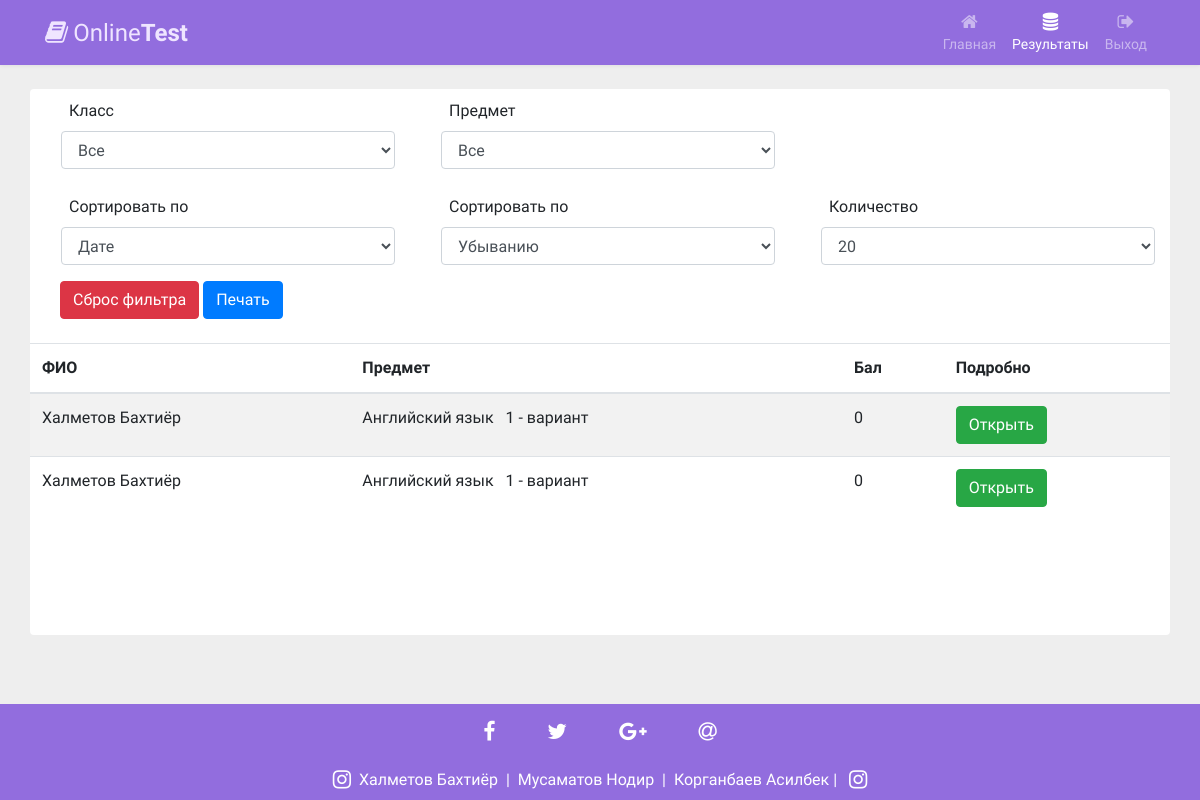
Page /results (signed in) on the earlier database version.
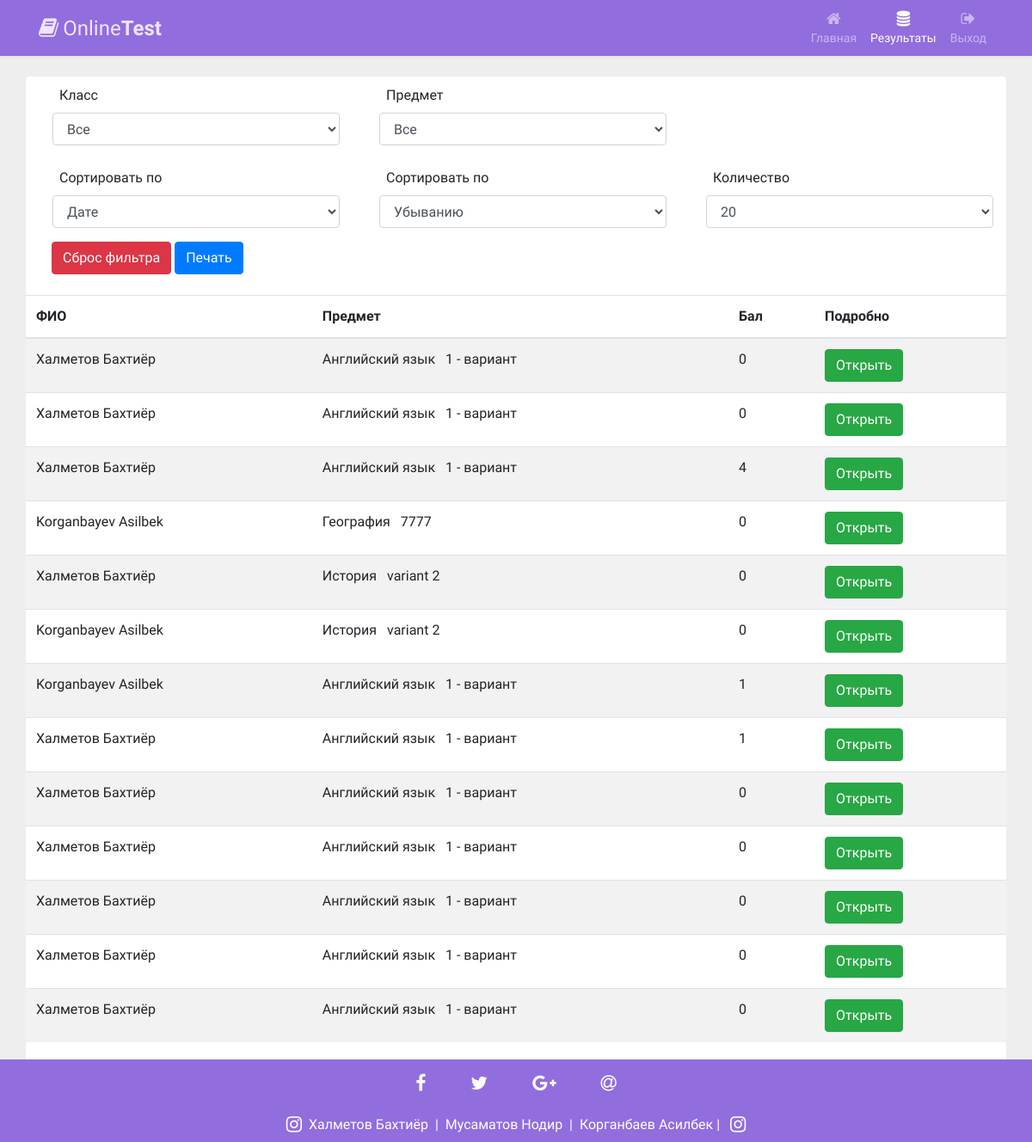
Same page on the later database version.
### main/models.py (models this page shows, shortened)
class UserTestItem(models.Model):
    title = models.CharField(max_length=200, blank=True)
    test = models.ForeignKey(Test, on_delete=models.CASCADE, default="")
    user = models.ForeignKey(User, on_delete=models.CASCADE, default="")
    start_date = models.DateTimeField()
    stop_date = models.DateTimeField()
    ball = models.IntegerField(default=0)
    count_question = models.IntegerField(default=0)
    true_question = models.IntegerField(default=0)

class User(models.Model):
    first_name = models.CharField(max_length=300)
    last_name = models.CharField(max_length=300)
    clas = models.ForeignKey(Class, on_delete=models.CASCADE)
    ball = models.IntegerField(default=0)
    rating = models.IntegerField(default=0)
    def __str__(self):
        return f'{self.last_name} {self.first_name}'

class Test(models.Model):
    title = models.CharField(max_length=300, blank=True, default="")
    subject = models.ForeignKey(Subject, on_delete=models.CASCADE)
    clas = models.ForeignKey(Class, on_delete=models.CASCADE)
    start_time = models.DateTimeField()
    stop_time = models.DateTimeField()
    limit = models.IntegerField(default=40)
    description = models.TextField()

class Subject(models.Model):
    title = models.CharField(max_length=300)
    logo = models.ImageField(upload_to='upload', blank=True)
    status = models.IntegerField(default=0, blank=True)
    rating = models.IntegerField(default=0, blank=True)

### main/views.py (the view, shortened to what this page needs)
# urls.py: path('results', resultsHandler),
def resultsHandler(request):
    action = request.GET.get('action', '')
    sort_dr = request.GET.get('sort_dr', 'desc')
    sort_key = request.GET.get('sort_key', 'id')
    class_id = int(request.GET.get('class_id', 0))
    subject_id = int(request.GET.get('subject_id', 0))
    test_list_id = int(request.GET.get('test_list_id', 0))
    total = 0
    orderby_values = {
        'date': 'id',
        'last_name': 'user__last_name',
        'ball': 'ball',
        'subject': 'test__subject__title'
    }
    orderby_value = orderby_values.get(sort_key, 'id')
    if sort_dr == 'desc':
        orderby_value = '-' + orderby_value
    limit = int(request.GET.get('limit', 20))
    current_page = int(request.GET.get('page', 1))
    stop = current_page * limit
    start = stop - limit
    classes = []
    subjects = []
    test_list = []
    if not request.user.is_authenticated:
        tests = []
        current_user = request.session.get('user_id', None)
        if current_user:
            current_user = User.objects.get(id=int(current_user))
            if current_user:
                classes = Class.objects.filter(id=current_user.clas.id)
                all_tests = UserTestItem.objects.filter(user__id=int(current_user.id))
                user_subjects = []
                user_tests_list = []
                for at in all_tests:
                    if at.test.subject.id not in user_subjects:
                        user_subjects.append(at.test.subject.id)
                    if at.test.id not in user_tests_list:
                        if subject_id:
                            if at.test.subject.id == subject_id:
                                user_tests_list.append(at.test.id)
                        else:
                            user_tests_list.append(at.test.id)
                if user_subjects:
                    subjects = Subject.objects.filter(id__in=user_subjects)
                if user_tests_list:
                    test_list = Test.objects.filter(id__in=user_tests_list)
                tests = []
                if test_list_id:
                    tests = UserTestItem.objects.filter(user__id=int(current_user.id)).filter(test__id=test_list_id).order_by(orderby_value)[start:stop]
                    total = UserTestItem.objects.filter(user__id=int(current_user.id)).filter(test__id=test_list_id).order_by(orderby_value).count()
                else:
                    if subject_id:
                        tests = UserTestItem.objects.filter(user__id=int(current_user.id)).filter(test__subject__id=subject_id).order_by(orderby_value)[start:stop]
                        total = UserTestItem.objects.filter(user__id=int(current_user.id)).filter(test__subject__id=subject_id).order_by(orderby_value).count()
                    else:
                        tests = UserTestItem.objects.filter(user__id=int(current_user.id)).order_by(orderby_value)[start:stop]
                        total = UserTestItem.objects.filter(user__id=int(current_user.id)).order_by(orderby_value).count()
    else:
        classes = Class.objects.all()
        subjects = Subject.objects.all()
        test_list = []
        if not class_id and not subject_id:
            test_list = Test.objects.all()
        tests = []
        if not class_id and not subject_id and not test_list_id:
            tests = UserTestItem.objects.all().order_by(orderby_value).order_by(orderby_value)[start:stop]
            total = UserTestItem.objects.all().order_by(orderby_value).order_by(orderby_value).count()
    prev_page = current_page - 1
    next_page = 0
    if total > stop:
        next_page = current_page + 1
    page_count = math.ceil(total / limit)
    page_range = range(1, page_count + 1)
    oData = {
        'current_page': current_page,
        'prev_page': prev_page,
        'next_page': next_page,
        'total': total,
        'limit': limit,
        'page_range': page_range,
        'page_count': page_count
    }
    oData['tests'] = tests
    oData['subjects'] = subjects
    oData['classes'] = classes
    oData['test_list'] = test_list
    oData['class_id'] = class_id
    oData['subject_id'] = subject_id
    oData['test_list_id'] = test_list_id
    oData['sort_dr'] = sort_dr
    oData['sort_key'] = sort_key
    if action == 'print':
        return render(request, 'results-print.html', oData)
    else:
        return render(request, 'results.html', oData)

### templates/results.html (shortened to what this page needs)
<!DOCTYPE html>
<html lang="en">
<head>
<link rel="stylesheet" href="https://stackpath.bootstrapcdn.com/bootstrap/4.5.0/css/bootstrap.min.css">
<link rel="stylesheet" href="https://maxcdn.bootstrapcdn.com/font-awesome/4.7.0/css/font-awesome.min.css">
</head>
<body>
<nav class="navbar navbar-expand-xl navbar-dark bg-dark">
  <div class="container">
    <a href="#" class="navbar-brand"><i class="fa fa-book" ></i>Online<b>Test</b></a>
    <div id="navbarCollapse" class="collapse navbar-collapse justify-content-start">
      <div class="navbar-nav ml-auto ">
        <a href="/" class="nav-item nav-link "><i class="fa fa-home"></i><span>Главная</span></a>
        <a href="/results" class="nav-item nav-link active"><i class="fa fa-database"></i><span>Результаты</span></a>
        <a href="/davay" class="nav-item nav-link"><i class="fa fa-sign-out"></i><span>Выход</span></a>
      </div>
    </div>
  </div>
</nav>
<div class="container rounded mt-4 bg-white" style="padding-bottom:100px;" >
    <div class="bs-example row">
        <div class="form-group col-sm-4">
            <label for="classes" class="control-label  pl-4" style="padding-top:10px;">Класс</label><br>
            <div class="pl-3">
                <select class="form-control js-filter  " name="class_id" id="classes">
                    <option value="0"> Все </option>
                </select>
            </div>
        </div>
        <div class="form-group col-sm-4">
            <label for="classes" class="control-label pl-4" style="padding-top:10px;">Предмет</label><br>
            <div class="pl-3">
                <select class="form-control js-filter  "  name="subject_id" id="subjects">
                    <option value="0"> Все </option>
                </select>
            </div>
        </div>
        <div class="form-group col-sm-4">
        </div>
        <div class="form-group col-sm-4">
            <label class="control-label  pl-4" style="padding-top:10px;">Сортировать по</label><br>
            <div class="pl-3">
                <select class="form-control js-filter  "name="sort_key" >
                    <option value="date"> Дате </option>
                </select>
            </div>
        </div>
        <div class="form-group col-sm-4">
            <label class="control-label  pl-4" style="padding-top:10px;">Сортировать по</label><br>
            <div class="pl-3">
                <select class="form-control js-filter  "name="sort_dr" >
                    <option value="desc"> Убыванию </option>
                </select>
            </div>
        </div>
        <div class="form-group col-sm-4">
            <label class="control-label pl-4" style="padding-top:10px;">Количество</label><br>
            <div class="pl-3">
                <select class="form-control js-filter"  name="limit" >
                    <option value="20"{% if limit == 20 %} selected="selected" {% endif %}>20</option>
                </select>
            </div>
        </div>
        <div class="col-sm-12 pb-3" style="padding-left:30px;">
            <label >
               <a href="/results"><button type="button" class="btn btn-danger"> Сброс фильтра </button></a>
                {% if user.is_authenticated %}
                    <a target="_blank" href="/results/print?action=print&class_id={{ class_id }}&subject_id={{ subject_id }}&test_list_id={{ test_list_id }}&sort_dr={{ sort_dr }}&sort_key={{ sort_key }}"><button type="button" class="btn btn-primary"> Печать </button>  </a>
                {% endif %}
            </label>
        </div>
        <div  style="width:100%; overflow:auto;">
        <table class="table table-striped " id="PRINTTABLE">
            <thead >
                <tr>
                    <th >ФИО</th>
                    <th>Предмет</th>
                    <th>Бал</th>
                    <th>Подробно</th>
                </tr>
            </thead>
            <tbody>
            {% for tt in tests %}
                <tr>
                    <td>{{ tt.user }}</td>
                    <td>{{ tt.test.subject.title }}&nbsp;&nbsp; {{ tt.test.title }}</td>
                    <td>{{ tt.ball }}</td>
                    <td><a class=" btn btn-success" href="/analize/{{ tt.id }}"> Открыть </a> </td>
                </tr>
            {% endfor %}
            </tbody>
        </table>
        </div>
    </div>
</div>
<footer class="page-footer font-small w-100" style="position:fixed; bottom:0;background:#926dde;">
  <div class="container" >
      <div class="col-md-12 ">
        <div class=" text-center py-3 text-white">
          <a ><i class="fa fa-facebook-f fa-lg mr-md-5 mr-3"> </i></a>
          <a ><i class="fa fa-twitter fa-lg mr-md-5 mr-3"> </i></a>
          <a ><i class="fa fa-google-plus fa-lg mr-md-5 mr-3"> </i></a>
          <a><i class="fa fa-at fa-lg"> </i></a>
        </div>
      </div>
  </div>
<div class="footer-copyright text-center py-2 text-white">
    <a><i class="fa fa-instagram fa-lg mr-md-2 sm-6"></i></a><a target="_blank" class="text-white" href="https://www.instagram.com/bahtiyor_holmetov/">Халметов Бахтиёр </a> &nbsp;|&nbsp;<a target="_blank" class="text-white" href="https://www.instagram.com/nodir.musamatov/"> Мусаматов Нодир </a>  &nbsp;|&nbsp; <a target="_blank" class="text-white" href="https://www.instagram.com/assilbek__/"> Корганбаев Асилбек </a>  | <a><i class="fa fa-instagram fa-lg ml-md-2 "> </i></a>
</div>
</footer>
</body>
</html>

### templates/results.html (style rules this page uses)
body { background: #eeeeee; font-family: 'Varela Round', sans-serif; }
.navbar { color: #fff; background: #926dde !important; padding: 5px 16px; border-radius: 0; border: none; box-shadow: 0 0 4px rgba(0,0,0,.1); }
.navbar .navbar-brand { color: #efe5ff; padding-left: 0; padding-right: 50px; font-size: 24px; }
.navbar .navbar-brand i { font-size: 25px; margin-right: 5px; }
.navbar .nav-item i { font-size: 18px; }
.navbar .nav-item span { position: relative; top: 3px; }
.navbar .navbar-nav > a { color: #efe5ff; padding: 8px 15px; font-size: 14px; }
.navbar .navbar-nav > a > i { display: block; text-align: center; }

Differences in the rows shown:
added UserTestItem: user "Халметов Бахтиёр", test.subject "Английский язык", test "1 - вариант", ball "0"
added UserTestItem: user "Халметов Бахтиёр", test.subject "Английский язык", test "1 - вариант", ball "0"
added UserTestItem: user "Халметов Бахтиёр", test.subject "Английский язык", test "1 - вариант", ball "4"
added UserTestItem: user "Korganbayev Asilbek", test.subject "География", test "7777", ball "0"
added UserTestItem: user "Халметов Бахтиёр", test.subject "История", test "variant 2", ball "0"
added UserTestItem: user "Korganbayev Asilbek", test.subject "История", test "variant 2", ball "0"
added UserTestItem: user "Korganbayev Asilbek", test.subject "Английский язык", test "1 - вариант", ball "1"
added UserTestItem: user "Халметов Бахтиёр", test.subject "Английский язык", test "1 - вариант", ball "1"
added UserTestItem: user "Халметов Бахтиёр", test.subject "Английский язык", test "1 - вариант", ball "0"
added UserTestItem: user "Халметов Бахтиёр", test.subject "Английский язык", test "1 - вариант", ball "0"
added UserTestItem: user "Халметов Бахтиёр", test.subject "Английский язык", test "1 - вариант", ball "0"
